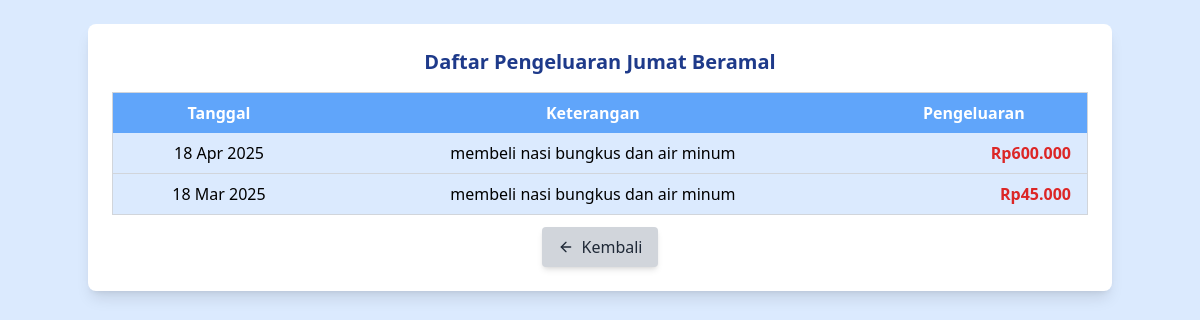
The page /pengeluaran_guest.php on the database its author committed.
### tables this page shows
CREATE TABLE `pengeluaran` (
  `id` int(11) NOT NULL,
  `tanggal` date NOT NULL,
  `keterangan` text NOT NULL,
  `jumlah` int(11) NOT NULL
);

### pengeluaran_guest.php (the view, shortened to what this page needs)
<?php
include 'config.php';
$query = "SELECT * FROM pengeluaran ORDER BY tanggal DESC";
$result = mysqli_query($conn, $query);
?>
<!DOCTYPE html>
<html lang="id">
<head>
    <script src="https://cdn.tailwindcss.com"></script>
</head>
<body class="bg-blue-100">
    <div class="container mx-auto mt-6">
        <div class="bg-white p-6 shadow-lg rounded-lg">
            <h3 class="text-center text-xl font-semibold text-blue-900">Daftar Pengeluaran Jumat Beramal</h3>
            <div class="overflow-x-auto mt-4">
                <table class="w-full border border-gray-300 rounded-lg">
                    <thead class="bg-blue-400 text-white">
                        <tr>
                            <th class="py-2 px-4">Tanggal</th>
                            <th class="py-2 px-4">Keterangan</th>
                            <th class="py-2 px-4">Pengeluaran</th>
                        </tr>
                    </thead>
                    <tbody class="bg-blue-100">
                        <?php while ($row = mysqli_fetch_assoc($result)) { ?>
                            <tr class="border-b border-gray-300 text-center">
                                <td class="py-2 px-4"><?php echo date('d M Y', strtotime($row['tanggal'])); ?></td>
                                <td class="py-2 px-4"><?php echo htmlspecialchars($row['keterangan']); ?></td>
                                <td class="py-2 px-4 text-right font-semibold text-red-600">Rp<?php echo number_format($row['jumlah'], 0, ',', '.'); ?></td>
                            </tr>
                        <?php } ?>
                    </tbody>
                </table>
            </div>
            <div class="text-center mt-3">
        <a href="dashboard_guest.php" class="inline-flex items-center gap-2 bg-gray-300 hover:bg-gray-400 text-gray-800 px-4 py-2 rounded shadow-md">
        <i data-lucide="arrow-left" class="w-4 h-4"></i>
        Kembali
    </a>
        </div>
    </div>
</body>
</html>

### rows shown on the page
pengeluaran: tanggal "18 Apr 2025", keterangan "membeli nasi bungkus dan air minum", jumlah "600.000"
pengeluaran: tanggal "18 Mar 2025", keterangan "membeli nasi bungkus dan air minum", jumlah "45.000"
